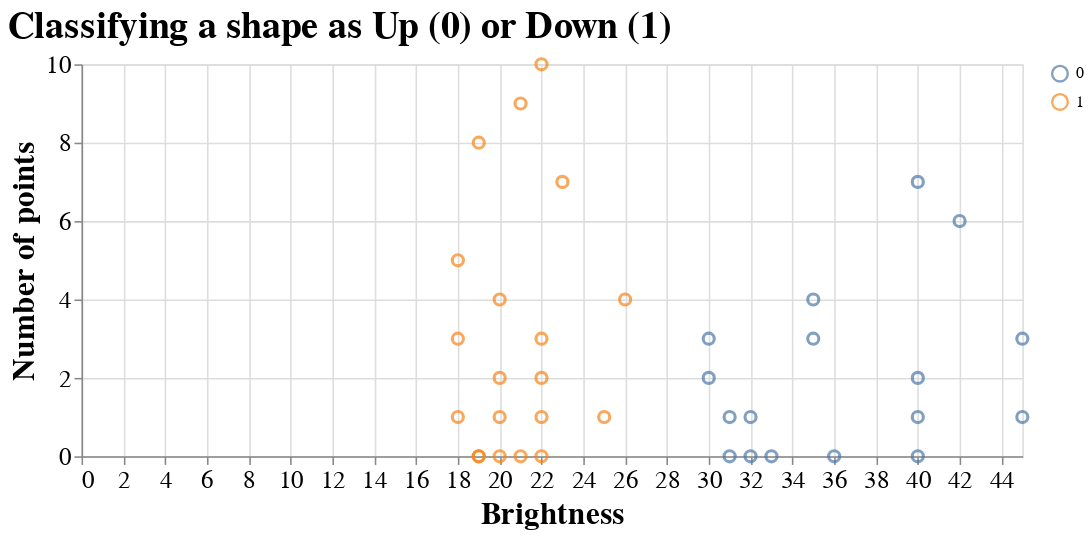

Write notebook code for a chart like this one.
### Code cell
# Visualize Data

chart_trial

### Figure 1 — Vega-Lite specification as saved in the notebook (floating-point values rounded to 4 significant figures)
{"config": {"view": {"continuousWidth": 400, "continuousHeight": 300}, "axis": {"labelFontSize": 16, "titleFontSize": 20}, "title": {"anchor": "start", "fontSize": 24}}, "data": {"name": "data-6178a1bb67ad3b410e7b960d8294f685"}, "mark": {"type": "point", "size": 50}, "encoding": {"color": {"field": "up_down", "title": "", "type": "nominal"}, "x": {"field": "brightness", "title": "Brightness", "type": "quantitative"}, "y": {"field": "points", "title": "Number of points", "type": "quantitative"}}, "height": 250, "title": "Classifying a shape as Up (0) or Down (1)", "width": 600, "$schema": "https://vega.github.io/schema/vega-lite/v4.17.0.json", "datasets": {"data-6178a1bb67ad3b410e7b960d8294f685": [{"brightness": 19, "points": 0, "curve": 0, "up_down": 1}, {"brightness": 20, "points": 0, "curve": 0, "up_down": 1}, {"brightness": 21, "points": 0, "curve": 0, "up_down": 1}, {"brightness": 22, "points": 0, "curve": 0, "up_down": 1}, {"brightness": 22, "points": 3, "curve": 0, "up_down": 1}, {"brightness": 18, "points": 3, "curve": 0, "up_down": 1}, {"brightness": 18, "points": 1, "curve": 1, "up_down": 1}, {"brightness": 19, "points": 0, "curve": 0, "up_down": 1}, {"brightness": 20, "points": 1, "curve": 0, "up_down": 1}, {"brightness": 20, "points": 4, "curve": 0, "up_down": 1}, {"brightness": 20, "points": 2, "curve": 0, "up_down": 1}, {"brightness": 22, "points": 2, "curve": 0, "up_down": 1}, {"brightness": 25, "points": 1, "curve": 0, "up_down": 1}, {"brightness": 22, "points": 1, "curve": 0, "up_down": 1}, {"brightness": 18, "points": 5, "curve": 0, "up_down": 1}, {"brightness": 19, "points": 8, "curve": 0, "up_down": 1}, {"brightness": 21, "points": 9, "curve": 0, "up_down": 1}, {"brightness": 23, "points": 7, "curve": 0, "up_down": 1}, {"brightness": 22, "points": 10, "curve": 0, "up_down": 1}, {"brightness": 26, "points": 4, "curve": 0, "up_down": 1}, {"brightness": 30, "points": 3, "curve": 0, "up_down": 0}, {"brightness": 30, "points": 2, "curve": 0, "up_down": 0}, {"brightness": 45, "points": 1, "curve": 1, "up_down": 0}, {"brightness": 45, "points": 3, "curve": 1, "up_down": 0}, {"brightness": 40, "points": 1, "curve": 1, "up_down": 0}, {"brightness": 40, "points": 2, "curve": 1, "up_down": 0}, {"brightness": 36, "points": 0, "curve": 0, "up_down": 0}, {"brightness": 32, "points": 1, "curve": 0, "up_down": 0}, {"brightness": 40, "points": 0, "curve": 0, "up_down": 0}, {"brightness": 31, "points": 1, "curve": 0, "up_down": 0}, {"brightness": 35, "points": 3, "curve": 0, "up_down": 0}, {"brightness": 31, "points": 0, "curve": 0, "up_down": 0}, {"brightness": 32, "points": 0, "curve": 0, "up_down": 0}, {"brightness": 33, "points": 0, "curve": 0, "up_down": 0}, {"brightness": 40, "points": 7, "curve": 0, "up_down": 0}, {"brightness": 42, "points": 6, "curve": 0, "up_down": 0}, {"brightness": 35, "points": 4, "curve": 0, "up_down": 0}]}}
